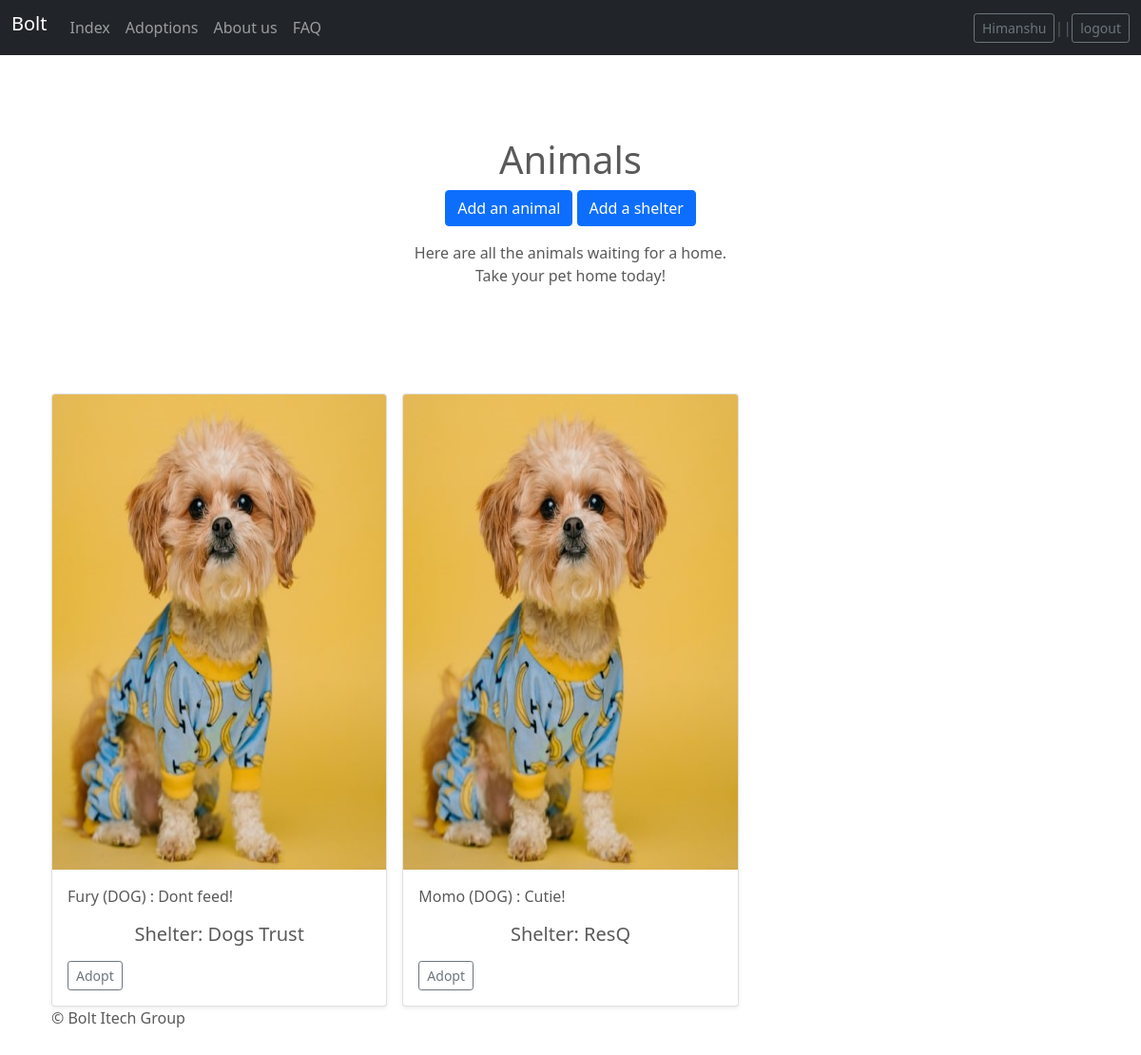
The app's page /bolt/adoptions/DOG/ (signed in) with its own data.
### bolt/models.py (models this page shows, shortened)
class UserProfile(models.Model):
    user = models.OneToOneField(User, on_delete=models.CASCADE)
    first_name = models.CharField(max_length=32)
    last_name = models.CharField(max_length=32)
    contact_number = models.CharField(max_length=15, unique=True)
    address = models.CharField(max_length=128)
    picture = models.ImageField(upload_to='profile_images', blank=True)
    is_caretaker = models.BooleanField(default=False)
    shelter = models.OneToOneField(Shelter, models.SET_NULL, null=True, blank=True, related_name='caretaker')

class Animal(models.Model):
    shelter = models.ForeignKey(Shelter, on_delete=models.CASCADE)
    user = models.ForeignKey(UserProfile, models.SET_NULL, blank=True, null=True)
    name = models.CharField(max_length=32, default="John Doe")
    KINDS_OF_ANIMALS_CHOICES = [
        ('DOG', 'Dog'),
        ('CAT', 'Cat'),
        ('BIRD', 'Bird'),
        ('FISH', 'Fish'),
        ('OTHER', 'Other'),
    ]
    kind = models.CharField(max_length=10, choices=KINDS_OF_ANIMALS_CHOICES, default='DOG')
    description = models.TextField(max_length=256, blank=True)
    picture = models.ImageField(upload_to='uploads/%Y/%m/%d/', blank=True)
    date_of_arrival = models.DateField(null=True, blank=True, default=date.today)
    @property
    def adoption_status(self):
        requests = Adopt.objects.filter(animal=self)
        if requests:
            for request in requests:
                if request.status == 'ACCEPTED':
                    return 'ADOPTED'
            return 'REQUESTED'
        return 'NOT_ADOPTED'

class Shelter(models.Model):
    name = models.CharField(max_length=128, unique=True)
    contact_number = models.CharField(max_length=15, unique=True)
    address = models.CharField(max_length=128)
    slug = models.SlugField(unique=True)
    def __str__(self):
        return self.name

### bolt/views.py (the view)
# urls.py: path('adoptions/', views.adoptions, name='adoptions'),
@login_required
def adoptions(request, animal_kind=''):
    context_dict = {}
    if animal_kind == '':
        animals = [a for a in Animal.objects.all() if a.adoption_status != 'ADOPTED']
    elif animal_kind == 'Others':
        animals = [a for a in Animal.objects.exclude(kind='DOG').exclude(kind='CAT') if a.adoption_status != 'ADOPTED']
    else:
        animals = [a for a in Animal.objects.filter(kind=animal_kind.upper()) if a.adoption_status != 'ADOPTED']
    requested_adoptions = []
    if not animals:
        context_dict['animals_list'] = None
        context_dict['pending_requests'] = None
        return render(request, 'bolt/adoptions.html', context=context_dict)
    not_adopted_animal_list = []
    for animal in animals:
        try:
            pending_request = Adopt.objects.get(animal=animal, user=request.user.userprofile)
            if pending_request.status == "PENDING":
                requested_adoptions.append(pending_request)
            else:
                not_adopted_animal_list.append(animal)
        except Adopt.DoesNotExist:
            not_adopted_animal_list.append(animal)
    context_dict['animals_list'] = get_list(not_adopted_animal_list)
    context_dict['pending_requests'] = get_list(requested_adoptions)
    return render(request, 'bolt/adoptions.html', context=context_dict)

### bolt/views.py (called while the page is built)
def get_list(animals):
    animals_list = []
    temp_list = []
    i = 0
    for animal in animals:
        temp_list.append(animal)
        i += 1
        if i % 3 == 0:
            i = 0
            animals_list.append(temp_list)
            temp_list = []
    if temp_list != []:
        animals_list.append(temp_list)
    return animals_list

### templates/bolt/adoptions.html (shortened to what this page needs)
{% extends 'bolt/base.html' %}
{% load static %}
{% block body_block %}
    <section class="py-5 text-center container">
        <div class="row py-lg-5">
            <div class="col-lg-6 col-md-8 mx-auto">
            <h1 class="fw-light">Animals</h1>
            <p>
              <a href="{% url 'bolt:add_animal' %}" class="btn btn-primary">Add an animal</a>
              {% if request.user.userprofile.is_caretaker %}
                <a href="{% url 'bolt:add_shelter' %}" class="btn btn-primary">Add a shelter</a>
              {% endif %}
            </p>
            {% if not animals_list %}
              All animals found a home today! :)
            {% else %}
              Here are all the animals waiting for a home.</br>
              Take your pet home today!
            {% endif %}
            </div>
        </div>
    </section>
    {% if animals_list %}
        <div class="container">
          {% for animals in animals_list %}
            <div class="row row-cols-1 row-cols-sm-2 row-cols-md-3 g-3">
            {% for animal in animals %}
              <div class="col">
                <div class="card shadow-sm">
                    {% if animal.picture %}
                        <img class="bd-placeholder-img card-img-top" width="90%" height="500" src="{{ animal.picture.url }}" preserveAspectRatio="xMidYMid slice" focusable="false">
                    {% else %}
                        <img class="bd-placeholder-img card-img-top" width="90%" height="500" src="/static/images/dog03.jpg" preserveAspectRatio="xMidYMid slice" focusable="false">
                    {% endif %}
                  <div class="card-body">
                    <p class="card-text">{{ animal.name }} ({{animal.kind}})
                      {% if animal.description %}
                        : {{ animal.description }}
                      {% endif %}
                      <br/>
                      <h4 class="lead text-center">Shelter: {{ animal.shelter }}</h4>
                    </p>
                    <div class="d-flex justify-content-between align-items-center">
                      <div class="btn-group">
                        <a href="{% url 'bolt:make_request' animal.pk %}" class="btn btn-sm btn-outline-secondary">Adopt</a>
                      </div>
                    </div>
                  </div>
                </div>
              </div>
            {% endfor %}
            </div>
            {% endfor %}
        </div>
    {% endif %}
{% endblock %}

### templates/bolt/base.html (shortened to what this page needs)
<!DOCTYPE html>
{% load static %}
<html lang="en">
    <head>
        <link href="/static/bootstrap/css/bootstrap.min.css" rel="stylesheet">
        <link href="/static/bootstrap/css/carousel.css" rel="stylesheet">
    </head>
    <body>
        <header>
            <nav class="navbar navbar-expand-md navbar-dark fixed-top bg-dark">
              <div class="container-fluid">
                <h1 class="navbar-brand" >Bolt</h1>
                <div class="collapse navbar-collapse" id="navbarCollapse">
                  <ul class="navbar-nav me-auto mb-2 mb-md-0">
                    <li class="nav-item"><a class="nav-link" aria-current="page" href="{% url 'bolt:index' %}">Index</a></li>
                    <li class="nav-item">
                      <a class="nav-link" href="{% url 'bolt:adoptions' %}">Adoptions</a>
                    </li>
                    <li class="nav-item">
                      <a class="nav-link" href="{% url 'bolt:about' %}">About us</a>
                    </li>
                    <li class="nav-item">
                      <a class="nav-link" href="{% url 'bolt:fqa' %}">FAQ</a>
                    </li>
                  </ul>
                    {% if user.is_authenticated %}
                        <a class="btn btn-sm btn-outline-secondary" href="{% url 'bolt:myaccount' %}">{{ user.userprofile.first_name }}</a>||
                        <a class="btn btn-sm btn-outline-secondary" href="{% url 'bolt:logout' %}">logout</a>
                    {% else %}
                        <a class="btn btn-sm btn-outline-secondary" href="{% url 'bolt:login' %}">Log in</a>
                        <a class="btn btn-sm btn-outline-secondary" href="{% url 'bolt:register' %}">Register Here</a>
                    {% endif %}
                </div>
              </div>
            </nav>
          </header>
        <div class="container-fluid">
            <div class="row">
                <main role="main">
                    {% block body_block %}{% endblock %}
                    <footer class="container">
                        <p>&copy; Bolt Itech Group</p>
                      </footer>
                </main>
            </div>
        </div>
    </body>
</html>

### templates/bolt/base.html (style rules this page uses)
.bd-placeholder-img { font-size: 1.125rem; text-anchor: middle; -webkit-user-select: none; -moz-user-select: none; user-select: none; }

### records on screen
Animal: name "Fury", kind "DOG", description "Dont feed!", shelter "Dogs Trust"
Animal: name "Momo", kind "DOG", description "Cutie!", shelter "ResQ"

### other values on screen
{{ user.userprofile.first_name }} "Himanshu"
